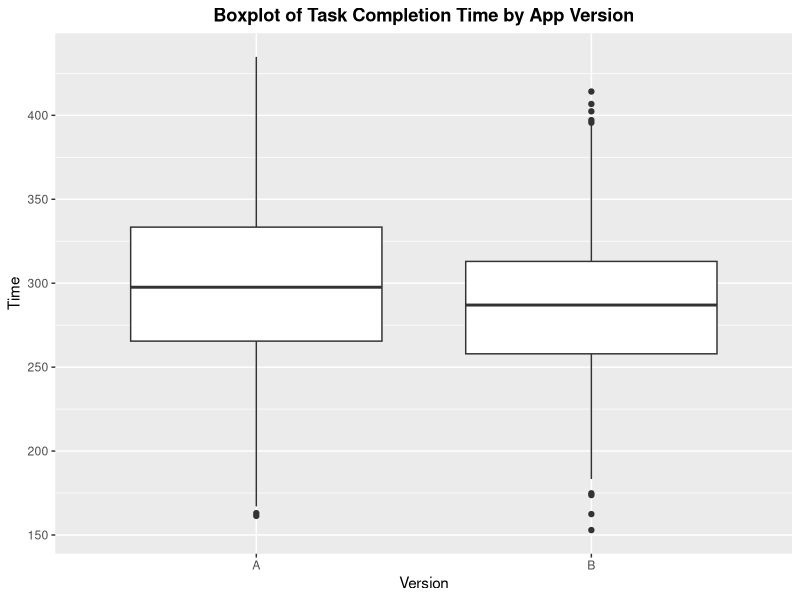
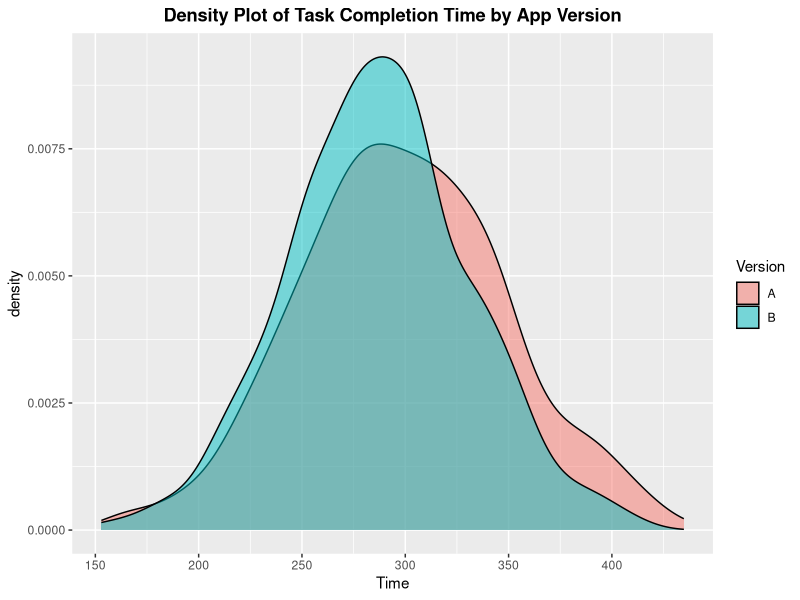

These figures' R source, in order: (Note: this script raises an error after producing the figures.)
# Install necessary packages
install.packages("readxl")
install.packages("ggplot2")
install.packages("dplyr")

# Load the packages
library(readxl)
library(ggplot2)

# Read the Excel file
time_data <- read_excel("data/usability_study_data.xlsx")

# Boxplot
ggplot(time_data, aes(x = Version, y = Time)) +
  geom_boxplot() +
  labs(title = "Boxplot of Task Completion Time by App Version") +
  theme(plot.title = element_text(hjust = 0.5, face = "bold"))

# Density plot
ggplot(time_data, aes(x = Time, fill = Version)) +
  geom_density(alpha = 0.5) +
  labs(title = "Density Plot of Task Completion Time by App Version") +
  theme(plot.title = element_text(hjust = 0.5, face = "bold"))

# Compute summary statistics for each version
summary_stats_time <- time_data %>%
  group_by(Version) %>%
  summarize(
    Count = n(),
    Mean = mean(Time),
    Median = median(Time),
    Standard_Deviation = sd(Time),
    Min = min(Time),
    Max = max(Time)
  )

# Print the summary statistics
print(summary_stats_time)

# Perform a two-sample two-tailed t-test
t_test_result <- t.test(Time ~ Version, data = time_data)

# Print the results
print(t_test_result)

# Perform a two-sample one-tailed t-test
# Halve the p-value if the test statistic is in the direction of the hypothesis
if (t_test_result$statistic > 0) {
    p_value_one_tailed <- t_test_result$p.value / 2
} else {
    p_value_one_tailed <- 1 - (t_test_result$p.value / 2)
}